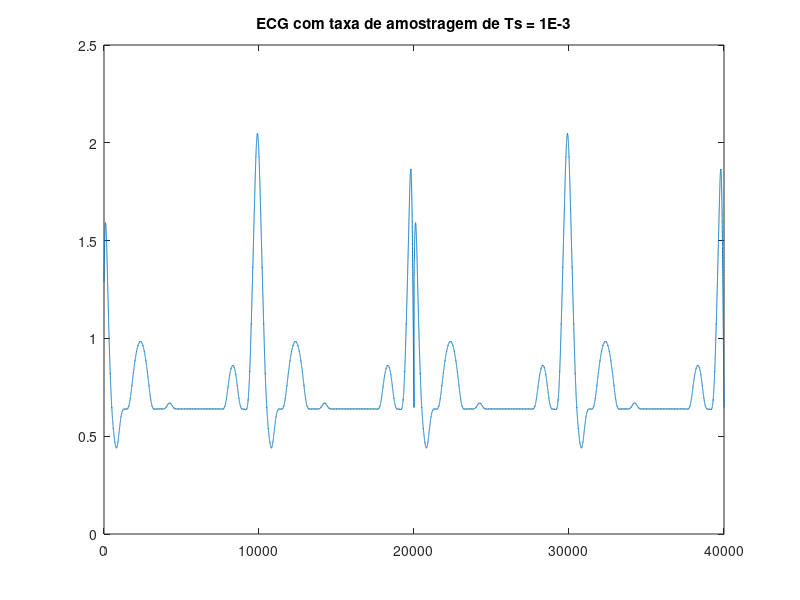
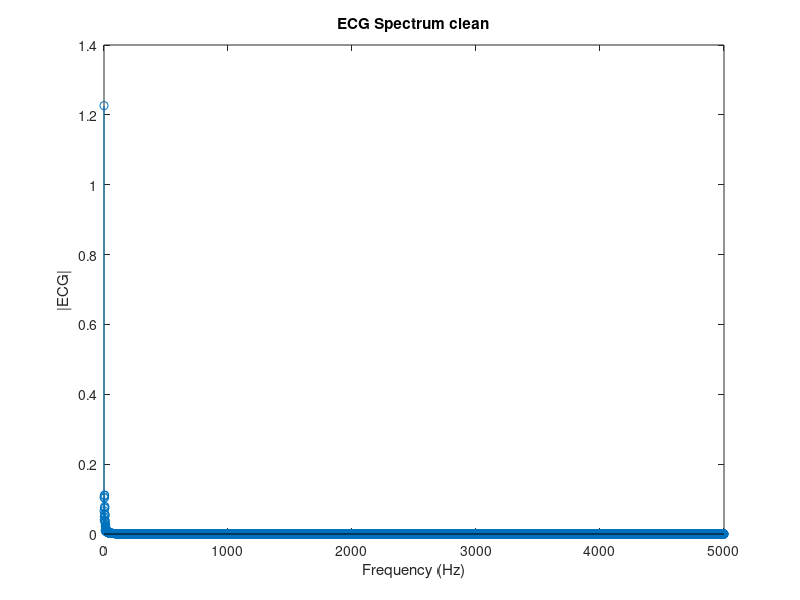

Write the MATLAB code that produced these figures, in order. (Note: this script raises an error after producing the figures.)
%% Rafael Corsi 
% Núcleo de Sistemas Eletrônicos Embarcados - NSE^2
% Script de geração de ECG para tratamento de sinais em HIL
% com o Elvis USB
clear all;
close all;

%% Taxa de amostragem
Ts = 0.1E-3;
Fs = 1/Ts;

%% Carrega dados previamente gerados com script em ECG_api
load ecg_dados;

% Cria vetor de dados utilizado pelo simulink
dado.time = [];

% Interpola o dado linearmente para alteara a taxa de amostragem
x_interpolacao = Fs/(size(ecg_p.x,2)/max(ecg_p.x));
dado.signals.values = interp(ecg_p.y', x_interpolacao) ; 

%% Plota sinal
figure
    plot([dado.signals.values; dado.signals.values])
    title('ECG com taxa de amostragem de Ts = 1E-3')

%% FFT do ECG sem ruído
% implementar 

figure;

    L = 10000;
    NFFT = 2^nextpow2(L);
    f = Fs/2*linspace(0,1,NFFT/2+1);
    Y = fft(dado.signals.values(1:NFFT))/L;

    stem(f,abs(Y(1:NFFT/2 + 1)));
    title('ECG Spectrum clean')
    xlabel('Frequency (Hz)')
    ylabel('|ECG|')


%% Executa simulação
ecg_modelo;

%% Plota gráfico do ECG
% implementar

figure
plot(ecg_noise(:,2),ecg_noise(:,1))
title('ECG com ruído')

%% FFT do ECG com ruído
% implementar 

figure;

    L = 10000;
    NFFT = 2^nextpow2(L);
    f = Fs/2*linspace(0,1,NFFT/2+1);
    Y = fft(ecg_noise(1:NFFT))/L;

    stem(f,abs(Y(1:NFFT/2 + 1)));
    title('ECG Spectrum')
    xlabel('Frequency (Hz)')
    ylabel('|ECG|')

%% Plota gráfico do ECG filtrado
% implementar

figure
plot(ecg_fir(:,2),ecg_fir(:,1))
title('ECG com ruído e filtrado')

%% FFT do ECG com ruído filtrado
% implementar 

figure;

    L = 10000;
    NFFT = 2^nextpow2(L);
    f = Fs/2*linspace(0,1,NFFT/2+1);
    Y = fft(ecg_fir(1:NFFT))/L;

    stem(f,abs(Y(1:NFFT/2 + 1)));
    title('ECG Spectrum')
    xlabel('Frequency (Hz)')
    ylabel('|ECG|')
   
%% ------------------------------- parte 2
% Executa HIL
%-------------------------------
% Vamos usar uma placa de aquisição para gerar sinais
% de um vetor

% aqui carregamos a lista de placas e escolhermos dentre elas uma
devices = daq.getDevices                      
devices(1)

s = daq.createSession('ni')

% configuramos a saída análogica 0
addAnalogOutputChannel(s,'Dev3',0,'Voltage')

% Configura a taxa de amostragem
s.Rate = Fs;

%% Validando saida - parte 1
% coloca 1 V no D/A para verifcar se está ok
outputSingleScan(s, 2)

%% Validando saida com sin - parte 2
outputSignal = sin(linspace(0,pi*2,s.Rate)');
plot(outputSignal);
xlabel('Time');
ylabel('Voltage');

% aqui usamos outra função, colocamos um vetor no buffer
queueOutputData(s,outputSignal);

% inicializa o processo
s.startForeground;

%% HIL do ECG sem ruido
ecg = [dado.signals.values; dado.signals.values; dado.signals.values];
queueOutputData(s,ecg);
s.startForeground;

%% HIL do ECG com ru�do
queueOutputData(s,ecg_noise(:,1));
s.startForeground;
